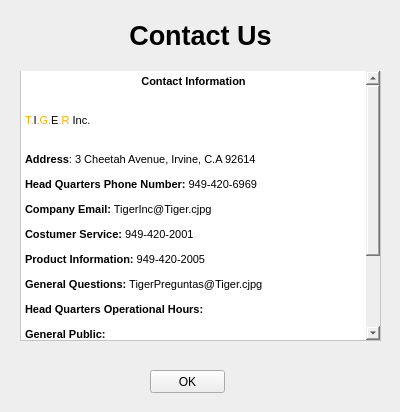
<?xml version="1.0" encoding="UTF-8"?>
<ui version="4.0">
 <class>ContactUs</class>
 <widget class="QWidget" name="ContactUs">
  <property name="geometry">
   <rect>
    <x>0</x>
    <y>0</y>
    <width>400</width>
    <height>412</height>
   </rect>
  </property>
  <property name="windowTitle">
   <string>Form</string>
  </property>
  <property name="styleSheet">
   <string notr="true">background-color: rgb(238, 238, 238);</string>
  </property>
  <widget class="QPushButton" name="OKEscapeContactUs">
   <property name="geometry">
    <rect>
     <x>150</x>
     <y>370</y>
     <width>75</width>
     <height>23</height>
    </rect>
   </property>
   <property name="text">
    <string>OK</string>
   </property>
  </widget>
  <widget class="QTextBrowser" name="contactus_textBrowser">
   <property name="geometry">
    <rect>
     <x>20</x>
     <y>70</y>
     <width>361</width>
     <height>271</height>
    </rect>
   </property>
   <property name="styleSheet">
    <string notr="true">background-color: rgb(255, 255, 255);</string>
   </property>
   <property name="html">
    <string>&lt;!DOCTYPE HTML PUBLIC &quot;-//W3C//DTD HTML 4.0//EN&quot; &quot;http://www.w3.org/TR/REC-html40/strict.dtd&quot;&gt;
&lt;html&gt;&lt;head&gt;&lt;meta name=&quot;qrichtext&quot; content=&quot;1&quot; /&gt;&lt;style type=&quot;text/css&quot;&gt;
p, li { white-space: pre-wrap; }
&lt;/style&gt;&lt;/head&gt;&lt;body style=&quot; font-family:'Sans Serif'; font-size:9pt; font-weight:400; font-style:normal;&quot;&gt;
&lt;p align=&quot;center&quot; style=&quot; margin-top:12px; margin-bottom:12px; margin-left:0px; margin-right:0px; -qt-block-indent:0; text-indent:0px;&quot;&gt;&lt;span style=&quot; font-family:'Courier New,courier'; font-size:8pt; font-weight:600;&quot;&gt;Contact Information&lt;/span&gt;&lt;span style=&quot; font-family:'Courier New,courier'; font-size:8pt;&quot;&gt;&lt;br /&gt;&lt;/span&gt;&lt;/p&gt;
&lt;p style=&quot; margin-top:12px; margin-bottom:12px; margin-left:0px; margin-right:0px; -qt-block-indent:0; text-indent:0px;&quot;&gt;&lt;span style=&quot; font-family:'Courier New,courier'; font-size:8pt; color:#ffaa00;&quot;&gt;T.&lt;/span&gt;&lt;span style=&quot; font-family:'Courier New,courier'; font-size:8pt; color:#000000;&quot;&gt;I&lt;/span&gt;&lt;span style=&quot; font-family:'Courier New,courier'; font-size:8pt; color:#ffaa00;&quot;&gt;.G.&lt;/span&gt;&lt;span style=&quot; font-family:'Courier New,courier'; font-size:8pt; color:#000000;&quot;&gt;E&lt;/span&gt;&lt;span style=&quot; font-family:'Courier New,courier'; font-size:8pt; color:#ffaa00;&quot;&gt;.R &lt;/span&gt;&lt;span style=&quot; font-family:'Courier New,courier'; font-size:8pt; color:#000000;&quot;&gt;Inc.&lt;/span&gt;&lt;span style=&quot; font-family:'Courier New,courier'; font-size:8pt;&quot;&gt;&lt;br /&gt;&lt;/span&gt;&lt;/p&gt;
&lt;p style=&quot; margin-top:12px; margin-bottom:12px; margin-left:0px; margin-right:0px; -qt-block-indent:0; text-indent:0px;&quot;&gt;&lt;span style=&quot; font-family:'Courier New,courier'; font-size:8pt; font-weight:600;&quot;&gt;Address&lt;/span&gt;&lt;span style=&quot; font-family:'Courier New,courier'; font-size:8pt;&quot;&gt;: 3 Cheetah Avenue, Irvine, C.A 92614 &lt;/span&gt;&lt;/p&gt;
&lt;p style=&quot; margin-top:12px; margin-bottom:12px; margin-left:0px; margin-right:0px; -qt-block-indent:0; text-indent:0px;&quot;&gt;&lt;span style=&quot; font-family:'Courier New,courier'; font-size:8pt; font-weight:600;&quot;&gt;Head Quarters Phone Number:&lt;/span&gt;&lt;span style=&quot; font-family:'Courier New,courier'; font-size:8pt;&quot;&gt; 949-420-6969&lt;/span&gt;&lt;/p&gt;
&lt;p style=&quot; margin-top:12px; margin-bottom:12px; margin-left:0px; margin-right:0px; -qt-block-indent:0; text-indent:0px;&quot;&gt;&lt;span style=&quot; font-family:'Courier New,courier'; font-size:8pt; font-weight:600;&quot;&gt;Company Email:&lt;/span&gt;&lt;span style=&quot; font-family:'Courier New,courier'; font-size:8pt;&quot;&gt; TigerInc@Tiger.cjpg&lt;/span&gt;&lt;/p&gt;
&lt;p style=&quot; margin-top:12px; margin-bottom:12px; margin-left:0px; margin-right:0px; -qt-block-indent:0; text-indent:0px;&quot;&gt;&lt;span style=&quot; font-family:'Courier New,courier'; font-size:8pt; font-weight:600;&quot;&gt;Costumer Service:&lt;/span&gt;&lt;span style=&quot; font-family:'Courier New,courier'; font-size:8pt;&quot;&gt; 949-420-2001&lt;/span&gt;&lt;/p&gt;
&lt;p style=&quot; margin-top:12px; margin-bottom:12px; margin-left:0px; margin-right:0px; -qt-block-indent:0; text-indent:0px;&quot;&gt;&lt;span style=&quot; font-family:'Courier New,courier'; font-size:8pt; font-weight:600;&quot;&gt;Product Information:&lt;/span&gt;&lt;span style=&quot; font-family:'Courier New,courier'; font-size:8pt;&quot;&gt; 949-420-2005&lt;/span&gt;&lt;/p&gt;
&lt;p style=&quot; margin-top:12px; margin-bottom:12px; margin-left:0px; margin-right:0px; -qt-block-indent:0; text-indent:0px;&quot;&gt;&lt;span style=&quot; font-family:'Courier New,courier'; font-size:8pt; font-weight:600;&quot;&gt;General Questions:&lt;/span&gt;&lt;span style=&quot; font-family:'Courier New,courier'; font-size:8pt;&quot;&gt; TigerPreguntas@Tiger.cjpg&lt;/span&gt;&lt;/p&gt;
&lt;p style=&quot; margin-top:12px; margin-bottom:12px; margin-left:0px; margin-right:0px; -qt-block-indent:0; text-indent:0px;&quot;&gt;&lt;span style=&quot; font-family:'Courier New,courier'; font-size:8pt; font-weight:600;&quot;&gt;Head Quarters Operational Hours:&lt;/span&gt;&lt;/p&gt;
&lt;p style=&quot; margin-top:12px; margin-bottom:12px; margin-left:0px; margin-right:0px; -qt-block-indent:0; text-indent:0px;&quot;&gt;&lt;span style=&quot; font-family:'Courier New,courier'; font-size:8pt; font-weight:600;&quot;&gt;General Public:&lt;/span&gt;&lt;/p&gt;
&lt;p style=&quot; margin-top:12px; margin-bottom:12px; margin-left:0px; margin-right:0px; -qt-block-indent:0; text-indent:0px;&quot;&gt;&lt;span style=&quot; font-family:'Courier New,courier'; font-size:8pt;&quot;&gt;M-F  8am - 5pm&lt;/span&gt;&lt;span style=&quot; font-family:'MS Shell Dlg 2'; font-size:8pt;&quot;&gt;&lt;br /&gt;&lt;/span&gt;&lt;/p&gt;
&lt;p style=&quot; margin-top:12px; margin-bottom:12px; margin-left:0px; margin-right:0px; -qt-block-indent:0; text-indent:0px;&quot;&gt;&lt;span style=&quot; font-family:'Courier New,courier'; font-size:8pt; font-weight:600;&quot;&gt;Costumer Service:&lt;/span&gt;&lt;/p&gt;
&lt;p style=&quot; margin-top:12px; margin-bottom:12px; margin-left:0px; margin-right:0px; -qt-block-indent:0; text-indent:0px;&quot;&gt;&lt;span style=&quot; font-family:'Courier New,courier'; font-size:8pt;&quot;&gt;24/7 including holidays&lt;/span&gt;&lt;span style=&quot; font-family:'MS Shell Dlg 2'; font-size:8pt;&quot;&gt;&lt;br /&gt;&lt;/span&gt;&lt;/p&gt;&lt;/body&gt;&lt;/html&gt;</string>
   </property>
  </widget>
  <widget class="QLabel" name="contactus_label">
   <property name="geometry">
    <rect>
     <x>0</x>
     <y>0</y>
     <width>401</width>
     <height>71</height>
    </rect>
   </property>
   <property name="text">
    <string>&lt;html&gt;&lt;head/&gt;&lt;body&gt;&lt;p align=&quot;center&quot;&gt;&lt;span style=&quot; font-size:20pt; font-weight:600;&quot;&gt; Contact Us&lt;/span&gt;&lt;/p&gt;&lt;/body&gt;&lt;/html&gt;</string>
   </property>
  </widget>
 </widget>
 <resources/>
 <connections/>
</ui>
